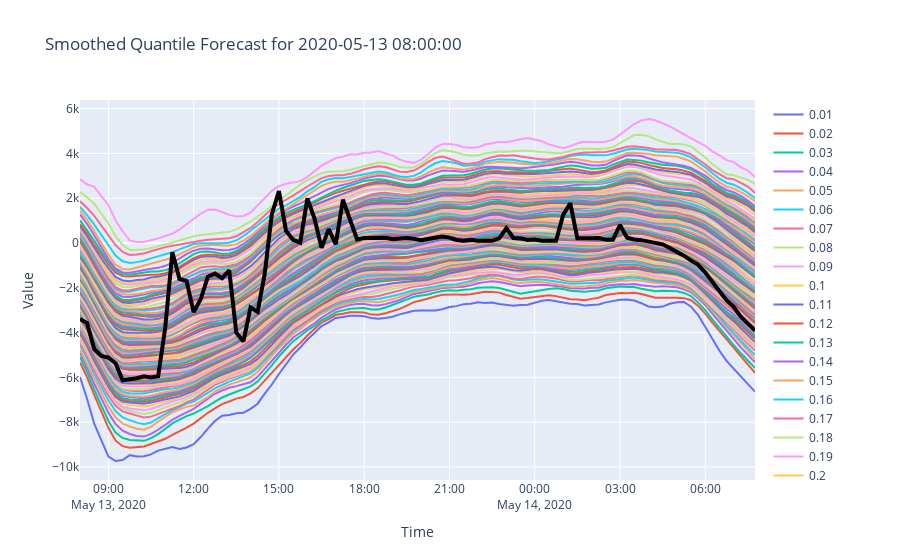

Source (notebook cell):
### Code cell
fc_quantile_smoothed_over_time = pf.smooth_quantiles_over_time(fc_quantile_sorted, window_size=5)
plot_specific_day(fc_quantile_smoothed_over_time, gt, time_to_plot, title=f'Smoothed Quantile Forecast for {time_to_plot}')
